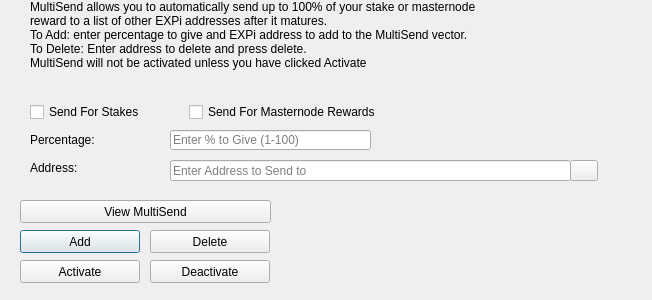
<?xml version="1.0" encoding="UTF-8"?>
<ui version="4.0">
 <class>MultiSendDialog</class>
 <widget class="QDialog" name="MultiSendDialog">
  <property name="windowModality">
   <enum>Qt::NonModal</enum>
  </property>
  <property name="geometry">
   <rect>
    <x>0</x>
    <y>0</y>
    <width>652</width>
    <height>300</height>
   </rect>
  </property>
  <property name="windowTitle">
   <string>MultiSend</string>
  </property>
  <widget class="QLineEdit" name="multiSendPercentEdit">
   <property name="geometry">
    <rect>
     <x>170</x>
     <y>130</y>
     <width>201</width>
     <height>20</height>
    </rect>
   </property>
   <property name="toolTip">
    <string>Enter whole numbers 1 - 100</string>
   </property>
   <property name="placeholderText">
    <string>Enter % to Give (1-100)</string>
   </property>
  </widget>
  <widget class="QLineEdit" name="multiSendAddressEdit">
   <property name="geometry">
    <rect>
     <x>170</x>
     <y>160</y>
     <width>401</width>
     <height>21</height>
    </rect>
   </property>
   <property name="toolTip">
    <string/>
   </property>
   <property name="placeholderText">
    <string>Enter Address to Send to</string>
   </property>
  </widget>
  <widget class="QLabel" name="label_2">
   <property name="geometry">
    <rect>
     <x>30</x>
     <y>0</y>
     <width>451</width>
     <height>121</height>
    </rect>
   </property>
   <property name="lineWidth">
    <number>1</number>
   </property>
   <property name="text">
    <string>MultiSend allows you to automatically send up to 100% of your stake or masternode reward to a list of other EXPi addresses after it matures.
To Add: enter percentage to give and EXPi address to add to the MultiSend vector.
To Delete: Enter address to delete and press delete.
MultiSend will not be activated unless you have clicked Activate</string>
   </property>
   <property name="alignment">
    <set>Qt::AlignLeading|Qt::AlignLeft|Qt::AlignTop</set>
   </property>
   <property name="wordWrap">
    <bool>true</bool>
   </property>
  </widget>
  <widget class="QLabel" name="message">
   <property name="geometry">
    <rect>
     <x>290</x>
     <y>200</y>
     <width>351</width>
     <height>91</height>
    </rect>
   </property>
   <property name="text">
    <string/>
   </property>
  </widget>
  <widget class="QPushButton" name="addButton">
   <property name="geometry">
    <rect>
     <x>20</x>
     <y>230</y>
     <width>120</width>
     <height>23</height>
    </rect>
   </property>
   <property name="toolTip">
    <string/>
   </property>
   <property name="statusTip">
    <string>Add to MultiSend Vector</string>
   </property>
   <property name="text">
    <string>Add</string>
   </property>
  </widget>
  <widget class="QPushButton" name="disableButton">
   <property name="geometry">
    <rect>
     <x>150</x>
     <y>260</y>
     <width>120</width>
     <height>23</height>
    </rect>
   </property>
   <property name="statusTip">
    <string>Deactivate MultiSend</string>
   </property>
   <property name="text">
    <string>Deactivate</string>
   </property>
  </widget>
  <widget class="QPushButton" name="addressBookButton">
   <property name="geometry">
    <rect>
     <x>570</x>
     <y>160</y>
     <width>28</width>
     <height>21</height>
    </rect>
   </property>
   <property name="toolTip">
    <string>Choose an address from the address book</string>
   </property>
   <property name="text">
    <string/>
   </property>
   <property name="icon">
    <iconset resource="../expi.qrc">
     <normaloff>:/icons/address-book</normaloff>:/icons/address-book</iconset>
   </property>
   <property name="shortcut">
    <string>Alt+A</string>
   </property>
   <property name="autoDefault">
    <bool>false</bool>
   </property>
  </widget>
  <widget class="QLabel" name="label">
   <property name="geometry">
    <rect>
     <x>30</x>
     <y>130</y>
     <width>121</width>
     <height>20</height>
    </rect>
   </property>
   <property name="toolTip">
    <string>Percentage of stake to send</string>
   </property>
   <property name="text">
    <string>Percentage:</string>
   </property>
  </widget>
  <widget class="QLabel" name="label_5">
   <property name="geometry">
    <rect>
     <x>30</x>
     <y>160</y>
     <width>111</width>
     <height>16</height>
    </rect>
   </property>
   <property name="toolTip">
    <string>Address to send portion of stake to</string>
   </property>
   <property name="text">
    <string>Address:</string>
   </property>
  </widget>
  <widget class="QPushButton" name="deleteButton">
   <property name="geometry">
    <rect>
     <x>150</x>
     <y>230</y>
     <width>120</width>
     <height>23</height>
    </rect>
   </property>
   <property name="toolTip">
    <string/>
   </property>
   <property name="statusTip">
    <string>Delete Address From MultiSend Vector</string>
   </property>
   <property name="text">
    <string>Delete</string>
   </property>
  </widget>
  <widget class="QPushButton" name="activateButton">
   <property name="geometry">
    <rect>
     <x>20</x>
     <y>260</y>
     <width>120</width>
     <height>23</height>
    </rect>
   </property>
   <property name="statusTip">
    <string>Activate MultiSend</string>
   </property>
   <property name="text">
    <string>Activate</string>
   </property>
  </widget>
  <widget class="QPushButton" name="viewButton">
   <property name="geometry">
    <rect>
     <x>20</x>
     <y>200</y>
     <width>251</width>
     <height>23</height>
    </rect>
   </property>
   <property name="toolTip">
    <string/>
   </property>
   <property name="statusTip">
    <string>View MultiSend Vector</string>
   </property>
   <property name="text">
    <string>View MultiSend</string>
   </property>
  </widget>
  <widget class="QWidget" name="horizontalLayoutWidget">
   <property name="geometry">
    <rect>
     <x>30</x>
     <y>100</y>
     <width>351</width>
     <height>24</height>
    </rect>
   </property>
   <layout class="QHBoxLayout" name="horizontalLayout">
    <item>
     <widget class="QCheckBox" name="multiSendStakeCheckBox">
      <property name="text">
       <string>Send For Stakes</string>
      </property>
     </widget>
    </item>
    <item>
     <widget class="QCheckBox" name="multiSendMasternodeCheckBox">
      <property name="text">
       <string>Send For Masternode Rewards</string>
      </property>
     </widget>
    </item>
   </layout>
  </widget>
 </widget>
 <resources>
  <include location="../expi.qrc"/>
 </resources>
 <connections/>
</ui>
